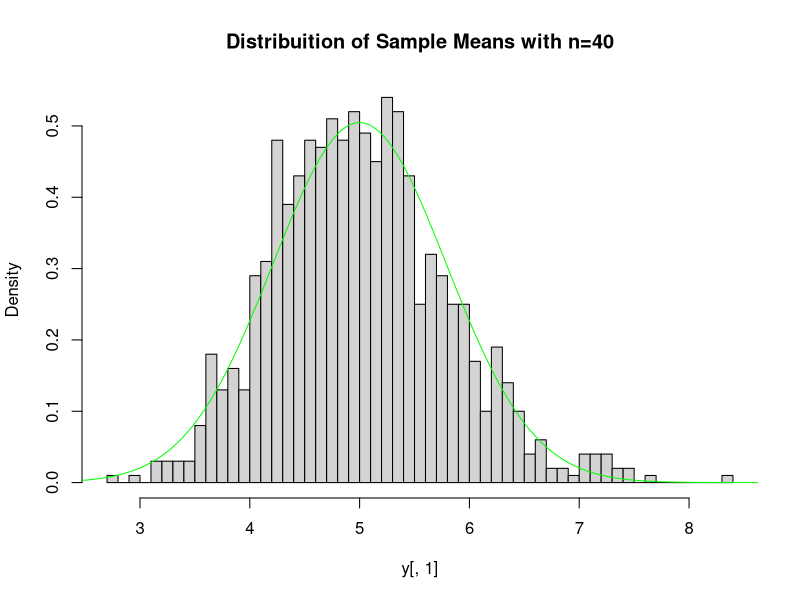

This chart was generated by the following R code:
## ---- chunk 1
N=10000
n=40
m=5
ypop=rexp(N, 1/m)

y=data.frame()
for(i in 1:1000)
  {
    ysamp=sample(ypop,n, replace=FALSE)
    y[i,1]=mean(ysamp)
    y[i,2]=var(ysamp)
    ##print(x)
   }
hist(y[,1], breaks = 50, prob=TRUE, main='Distribuition of Sample Means with n=40')
x <- seq(0, 10, length=1000)
ms=mean(y[,1])
sds=sd(y[,1])
norm <- dnorm(x,m,m/sqrt(n))
par(col="green")
lines(x,norm)

#hist(y[,2], breaks = 30, prob=TRUE, main='Dist. of Var of 40 samples')
#x <- seq(0, 100, length=1000)
#ms=mean(y[,2])
#sds=sd(y[,2])
#norm2 <- dnorm(x,ms,sds)
#par(col="green")
#lines(x,norm2)
#manipulate(plot(y2, type = type), type = picker("points" = "p", "line" = "l", "step" = "s"))
## ---- chunk 2
mean(y[,1])
#theoretical mean
## ---- chunk 3
m
## ---- chunk 4
sd(y[,1])
#theoretical mean
## ---- chunk 5
m/sqrt(n)
